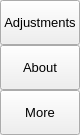
                 <widget class="QFrame" name="extraRightBox">
                  <property name="minimumSize">
                   <size>
                    <width>0</width>
                    <height>0</height>
                   </size>
                  </property>
                  <property name="maximumSize">
                   <size>
                    <width>0</width>
                    <height>16777215</height>
                   </size>
                  </property>
                  <property name="frameShape">
                   <enum>QFrame::NoFrame</enum>
                  </property>
                  <property name="frameShadow">
                   <enum>QFrame::Raised</enum>
                  </property>
                  <layout class="QVBoxLayout" name="verticalLayout_7">
                   <property name="spacing">
                    <number>0</number>
                   </property>
                   <property name="leftMargin">
                    <number>0</number>
                   </property>
                   <property name="topMargin">
                    <number>0</number>
                   </property>
                   <property name="rightMargin">
                    <number>0</number>
                   </property>
                   <property name="bottomMargin">
                    <number>0</number>
                   </property>
                   <item>
                    <widget class="QFrame" name="themeSettingsTopDetail">
                     <property name="maximumSize">
                      <size>
                       <width>16777215</width>
                       <height>3</height>
                      </size>
                     </property>
                     <property name="frameShape">
                      <enum>QFrame::NoFrame</enum>
                     </property>
                     <property name="frameShadow">
                      <enum>QFrame::Raised</enum>
                     </property>
                    </widget>
                   </item>
                   <item>
                    <widget class="QFrame" name="contentSettings">
                     <property name="frameShape">
                      <enum>QFrame::NoFrame</enum>
                     </property>
                     <property name="frameShadow">
                      <enum>QFrame::Raised</enum>
                     </property>
                     <layout class="QVBoxLayout" name="verticalLayout_13">
                      <property name="spacing">
                       <number>0</number>
                      </property>
                      <property name="leftMargin">
                       <number>0</number>
                      </property>
                      <property name="topMargin">
                       <number>0</number>
                      </property>
                      <property name="rightMargin">
                       <number>0</number>
                      </property>
                      <property name="bottomMargin">
                       <number>0</number>
                      </property>
                      <item alignment="Qt::AlignTop">
                       <widget class="QFrame" name="topMenus">
                        <property name="frameShape">
                         <enum>QFrame::NoFrame</enum>
                        </property>
                        <property name="frameShadow">
                         <enum>QFrame::Raised</enum>
                        </property>
                        <layout class="QVBoxLayout" name="verticalLayout_14">
                         <property name="spacing">
                          <number>0</number>
                         </property>
                         <property name="leftMargin">
                          <number>0</number>
                         </property>
                         <property name="topMargin">
                          <number>0</number>
                         </property>
                         <property name="rightMargin">
                          <number>0</number>
                         </property>
                         <property name="bottomMargin">
                          <number>0</number>
                         </property>
                         <item>
                          <widget class="QPushButton" name="btn_adjustments">
                           <property name="sizePolicy">
                            <sizepolicy hsizetype="Expanding" vsizetype="Fixed">
                             <horstretch>0</horstretch>
                             <verstretch>0</verstretch>
                            </sizepolicy>
                           </property>
                           <property name="minimumSize">
                            <size>
                             <width>0</width>
                             <height>45</height>
                            </size>
                           </property>
                           <property name="font">
                            <font>
                             <family>Segoe UI</family>
                             <pointsize>10</pointsize>
                             <weight>50</weight>
                             <italic>false</italic>
                             <bold>false</bold>
                            </font>
                           </property>
                           <property name="cursor">
                            <cursorShape>PointingHandCursor</cursorShape>
                           </property>
                           <property name="layoutDirection">
                            <enum>Qt::LeftToRight</enum>
                           </property>
                           <property name="styleSheet">
                            <string notr="true">background-image: url(:/icons/images/icons/cil-equalizer.png);</string>
                           </property>
                           <property name="text">
                            <string>Adjustments</string>
                           </property>
                          </widget>
                         </item>
                         <item>
                          <widget class="QPushButton" name="btn_about">
                           <property name="sizePolicy">
                            <sizepolicy hsizetype="Expanding" vsizetype="Fixed">
                             <horstretch>0</horstretch>
                             <verstretch>0</verstretch>
                            </sizepolicy>
                           </property>
                           <property name="minimumSize">
                            <size>
                             <width>0</width>
                             <height>45</height>
                            </size>
                           </property>
                           <property name="font">
                            <font>
                             <family>Segoe UI</family>
                             <pointsize>10</pointsize>
                             <weight>50</weight>
                             <italic>false</italic>
                             <bold>false</bold>
                            </font>
                           </property>
                           <property name="cursor">
                            <cursorShape>PointingHandCursor</cursorShape>
                           </property>
                           <property name="layoutDirection">
                            <enum>Qt::LeftToRight</enum>
                           </property>
                           <property name="styleSheet">
                            <string notr="true">background-image: url(:/icons/images/icons/cil-external-link.png);</string>
                           </property>
                           <property name="text">
                            <string>About</string>
                           </property>
                          </widget>
                         </item>
                         <item>
                          <widget class="QPushButton" name="btn_more">
                           <property name="sizePolicy">
                            <sizepolicy hsizetype="Expanding" vsizetype="Fixed">
                             <horstretch>0</horstretch>
                             <verstretch>0</verstretch>
                            </sizepolicy>
                           </property>
                           <property name="minimumSize">
                            <size>
                             <width>0</width>
                             <height>45</height>
                            </size>
                           </property>
                           <property name="font">
                            <font>
                             <family>Segoe UI</family>
                             <pointsize>10</pointsize>
                             <weight>50</weight>
                             <italic>false</italic>
                             <bold>false</bold>
                            </font>
                           </property>
                           <property name="cursor">
                            <cursorShape>PointingHandCursor</cursorShape>
                           </property>
                           <property name="layoutDirection">
                            <enum>Qt::LeftToRight</enum>
                           </property>
                           <property name="styleSheet">
                            <string notr="true">background-image: url(:/icons/images/icons/cil-layers.png);</string>
                           </property>
                           <property name="text">
                            <string>More</string>
                           </property>
                          </widget>
                         </item>
                        </layout>
                       </widget>
                      </item>
                     </layout>
                    </widget>
                   </item>
                  </layout>
                 </widget>
